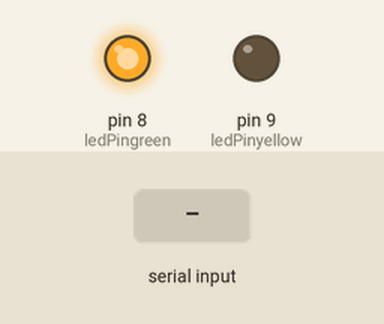
This sketch was run on a simulated Arduino Uno, built with avr-gcc and run on an emulated ATmega328P. Shown: output pins drawn as LEDs (lit = HIGH). The inputs (shaded band) are chosen by the test bench. What the sketch prints to the serial monitor is not drawn.

Above: at 1.2 s.
1.3 s: "90,45\n" received over Serial
At 1.7 s:
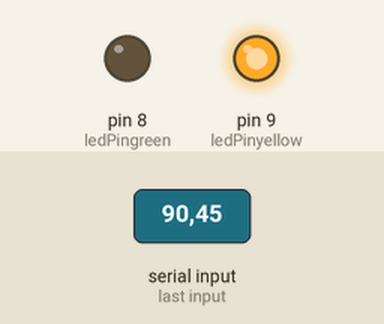
Timing chart, 0 to 4.3 s (numbered marks = the images above; inputs shaded):
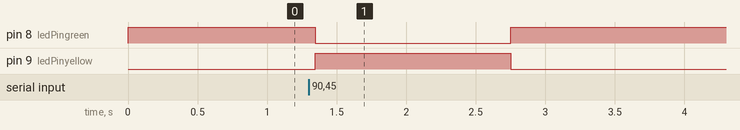

Measured:
- after the input at 1.3 s, pin 8 (ledPingreen): HIGH → LOW after 0.05 s, → HIGH 1.4 s later; pin 9 (ledPinyellow): LOW → HIGH after 0.05 s, → LOW 1.4 s later

The sketch:

IR_data.ino
```cpp
const int ledPingreen = 8;
const int ledPinyellow = 9;

void setup() {
  // put your setup code here, to run once:

  Serial.begin(9600);

  pinMode(ledPingreen, OUTPUT);
  pinMode(ledPinyellow, OUTPUT);
}

void loop() {
  // put your main code here, to run repeatedly:
  int IR_data[150]={0};
  int i=0;


  digitalWrite(ledPingreen,HIGH);
  digitalWrite(ledPinyellow,LOW);
  if(Serial.available()){

  digitalWrite(ledPingreen,LOW);
  digitalWrite(ledPinyellow,HIGH);
    IR_data[i] = Serial.parseInt();
    //Serial.print(IR_data[i]);
    i++;
    //Serial.print("\n");
  }

  if(IR_data[i] == 0){
    for(i=0;i<150;i++){
      Serial.print(IR_data[i]);
    }
    Serial.print("\n");

  }


}
```
